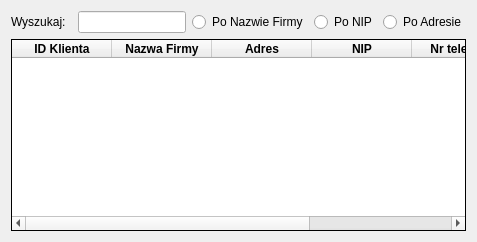
       <widget class="QWidget" name="tabClients">
        <property name="focusPolicy">
         <enum>Qt::TabFocus</enum>
        </property>
        <attribute name="title">
         <string>Klienci</string>
        </attribute>
        <layout class="QVBoxLayout" name="verticalLayout_4">
         <item>
          <layout class="QGridLayout" name="gridLayout_8">
           <item row="1" column="5">
            <widget class="QRadioButton" name="search_by_adresClient">
             <property name="text">
              <string>Po Adresie</string>
             </property>
            </widget>
           </item>
           <item row="1" column="3">
            <widget class="QRadioButton" name="search_by_companyName">
             <property name="text">
              <string>Po Nazwie Firmy</string>
             </property>
            </widget>
           </item>
           <item row="1" column="0">
            <widget class="QLabel" name="label_Wyszukaj_3">
             <property name="text">
              <string>Wyszukaj:</string>
             </property>
            </widget>
           </item>
           <item row="1" column="2">
            <widget class="QLineEdit" name="lineEdit_Client"/>
           </item>
           <item row="1" column="4">
            <widget class="QRadioButton" name="search_by_NIPClient">
             <property name="text">
              <string>Po NIP</string>
             </property>
            </widget>
           </item>
           <item row="2" column="0" colspan="6">
            <widget class="QTableWidget" name="tableClients">
             <property name="font">
              <font>
               <pointsize>9</pointsize>
              </font>
             </property>
             <property name="cursor" stdset="0">
              <cursorShape>PointingHandCursor</cursorShape>
             </property>
             <property name="frameShape">
              <enum>QFrame::Box</enum>
             </property>
             <property name="frameShadow">
              <enum>QFrame::Plain</enum>
             </property>
             <property name="sortingEnabled">
              <bool>false</bool>
             </property>
             <attribute name="horizontalHeaderStretchLastSection">
              <bool>true</bool>
             </attribute>
             <attribute name="verticalHeaderCascadingSectionResizes">
              <bool>true</bool>
             </attribute>
             <attribute name="verticalHeaderShowSortIndicator" stdset="0">
              <bool>false</bool>
             </attribute>
             <attribute name="verticalHeaderStretchLastSection">
              <bool>false</bool>
             </attribute>
             <column>
              <property name="text">
               <string>ID Klienta</string>
              </property>
              <property name="font">
               <font>
                <weight>75</weight>
                <bold>true</bold>
               </font>
              </property>
             </column>
             <column>
              <property name="text">
               <string>Nazwa Firmy</string>
              </property>
              <property name="font">
               <font>
                <weight>75</weight>
                <bold>true</bold>
               </font>
              </property>
             </column>
             <column>
              <property name="text">
               <string extracomment="Ilość dostępnych sztuk produktu">Adres</string>
              </property>
              <property name="font">
               <font>
                <weight>75</weight>
                <bold>true</bold>
               </font>
              </property>
             </column>
             <column>
              <property name="text">
               <string>NIP</string>
              </property>
              <property name="font">
               <font>
                <weight>75</weight>
                <bold>true</bold>
               </font>
              </property>
             </column>
             <column>
              <property name="text">
               <string extracomment="Informacja kto dostarcza dany produkt">Nr telefonu</string>
              </property>
              <property name="font">
               <font>
                <weight>75</weight>
                <bold>true</bold>
               </font>
              </property>
             </column>
             <column>
              <property name="text">
               <string extracomment="Miejsce w którym znajduje się element">Adres e-mail</string>
              </property>
              <property name="toolTip">
               <string extracomment="Miejsce w którym znajduje się element"/>
              </property>
              <property name="whatsThis">
               <string extracomment="Miejsce w którym znajduje się element"/>
              </property>
              <property name="font">
               <font>
                <weight>75</weight>
                <bold>true</bold>
                <stylestrategy>PreferDefault</stylestrategy>
               </font>
              </property>
             </column>
            </widget>
           </item>
          </layout>
         </item>
        </layout>
       </widget>
